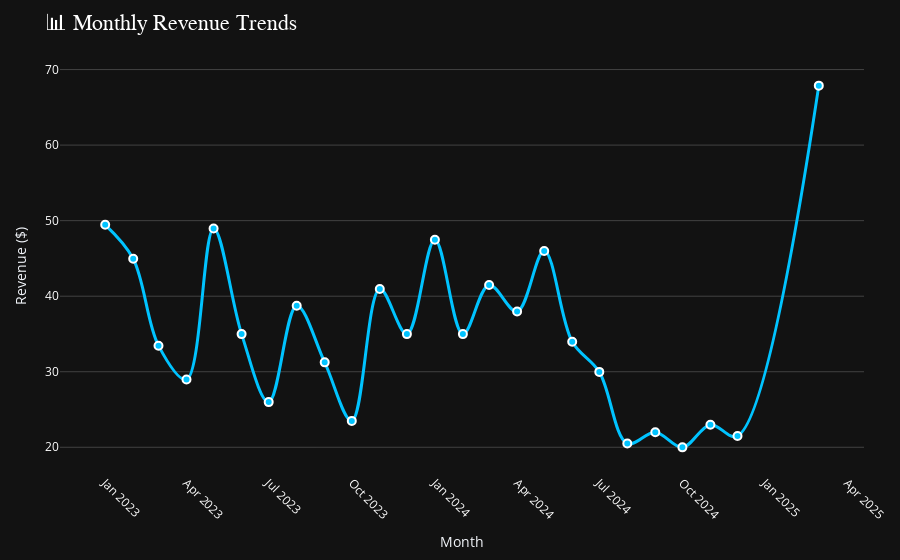

Here is the notebook cell this chart was saved with:
### Code cell
# ========================== Main Execution ==========================
def main():
    """Main function to execute the workflow."""
    # Fetch data
    raw_data = fetch_order_data()
    
    # Process data
    processed_data = preprocess_data(raw_data)
    
    # Compute monthly revenue
    monthly_revenue = calculate_monthly_revenue(processed_data)
    
    # Generate the chart
    revenue_chart = create_revenue_chart(monthly_revenue)
    
    # Show the figure
    revenue_chart.show()

# Run the script
if __name__ == "__main__":
    main()

### Figure 1 — Plotly figure (JSON) as saved in the notebook; plotly's stock layout.template omitted (floating-point values rounded to 4 significant figures)
{"data": [{"hoverinfo": "text+name", "hovertemplate": "Month=%{x}<br>Revenue ($)=%{y}<extra></extra>", "legendgroup": "", "line": {"color": "#00C3FF", "dash": "solid", "shape": "spline", "width": 3}, "marker": {"line": {"color": "white", "width": 2}, "size": 8, "symbol": "circle"}, "mode": "lines+markers", "name": "", "orientation": "v", "showlegend": false, "type": "scatter", "x": ["2023-01-01T00:00:00", "2023-02-01T00:00:00", "2023-03-01T00:00:00", "2023-04-01T00:00:00", "2023-05-01T00:00:00", "2023-06-01T00:00:00", "2023-07-01T00:00:00", "2023-08-01T00:00:00", "2023-09-01T00:00:00", "2023-10-01T00:00:00", "2023-11-01T00:00:00", "2023-12-01T00:00:00", "2024-01-01T00:00:00", "2024-02-01T00:00:00", "2024-03-01T00:00:00", "2024-04-01T00:00:00", "2024-05-01T00:00:00", "2024-06-01T00:00:00", "2024-07-01T00:00:00", "2024-08-01T00:00:00", "2024-09-01T00:00:00", "2024-10-01T00:00:00", "2024-11-01T00:00:00", "2024-12-01T00:00:00", "2025-03-01T00:00:00"], "xaxis": "x", "y": [49.45, 44.96, 33.45, 28.97, 48.97, 34.98, 25.98, 38.74, 31.24, 23.49, 40.96, 34.98, 47.48, 34.98, 41.48, 37.97, 45.98, 33.98, 29.98, 20.49, 21.99, 19.99, 22.99, 21.49, 67.87], "yaxis": "y"}], "layout": {"hovermode": "x unified", "legend": {"tracegroupgap": 0}, "margin": {"b": 60, "l": 60, "r": 30, "t": 60}, "paper_bgcolor": "#121212", "plot_bgcolor": "rgba(0, 0, 0, 0)", "title": {"font": {"color": "#FFFFFF", "family": "Arial", "size": 22}, "text": "📊 Monthly Revenue Trends"}, "xaxis": {"anchor": "y", "domain": [0, 1], "showgrid": false, "tickangle": 45, "tickfont": {"color": "#FFFFFF", "size": 12}, "title": {"text": "Month"}}, "yaxis": {"anchor": "x", "domain": [0, 1], "gridcolor": "rgba(255,255,255,0.2)", "showgrid": true, "tickfont": {"color": "#FFFFFF", "size": 12}, "title": {"text": "Revenue ($)"}}}}
